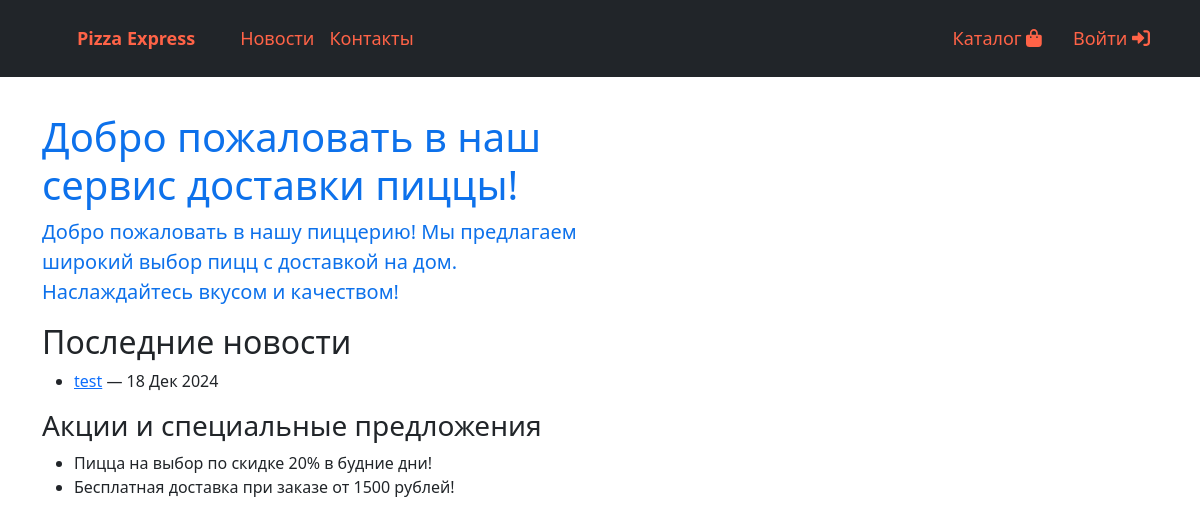
/, run on an earlier commit of the app's database.
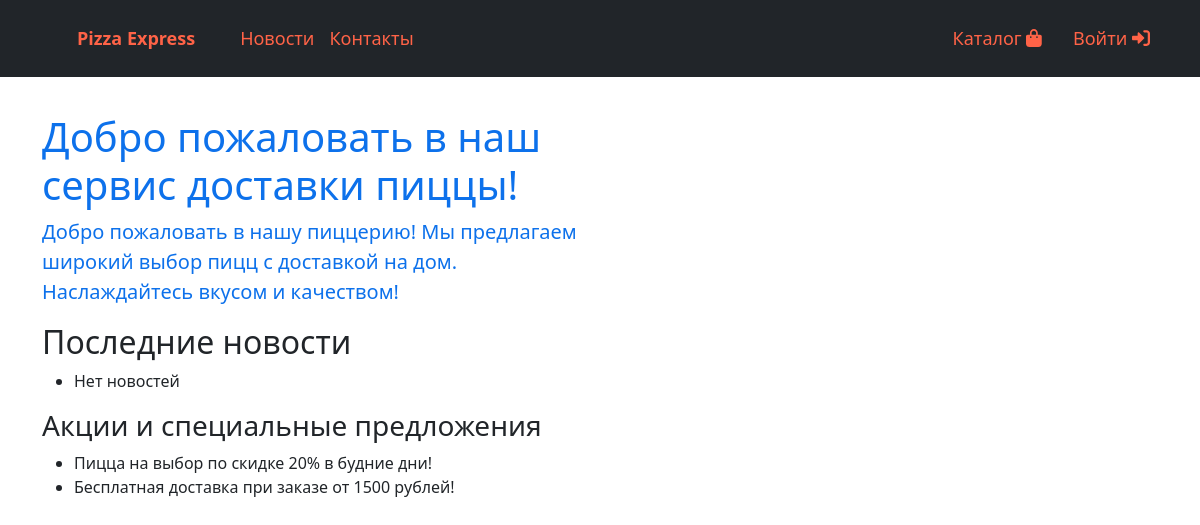
And on a later commit of the database.
### blog/models.py (models this page shows, shortened)
class Blog(models.Model):
    title = models.CharField(max_length=255)
    description = models.TextField()  # Добавь описание
    image = models.ImageField(upload_to='blog_images/', null=True, blank=True)  # Добавь изображение
    categories = models.CharField(max_length=255, null=True, blank=True)  # Добавь категории
    content = models.TextField()
    user = models.ForeignKey(
        settings.AUTH_USER_MODEL,
        on_delete=models.CASCADE
    )
    created_at = models.DateTimeField(auto_now_add=True)

### products/views.py (the view)
# urls.py: path('', products, name='index'),
def index(request):
    latest_news = Blog.objects.all().order_by('-created_at')[:3]
    context = {
        'latest_news': latest_news
    }
    return render(request, 'products/index.html', context)

### products/templates/products/index.html
{% extends 'products/base.html' %}
{% load static %}
{% block css %}
    <link href="{% static 'css/main.css' %}" rel="stylesheet" />
{% endblock %}
{% block content %}
<section>
    <div class="container">
        <div class="row">
            <div class="col-lg-6">
                <h1 class="title mt-3">Добро пожаловать в наш сервис доставки пиццы!</h1>
                <p class='description'>
                    Добро пожаловать в нашу пиццерию! Мы предлагаем широкий выбор пицц с доставкой на дом. Наслаждайтесь вкусом и качеством!
                </p>
                <h2>Последние новости</h2>
                <ul>
                    {% for blog in latest_news %}
                        <li>
                            <a href="{% url 'blog:detail' blog.id %}">{{ blog.title }}</a> — {{ blog.created_at|date:"d M Y" }}
                        </li>
                    {% empty %}
                        <li>Нет новостей</li>
                    {% endfor %}
                </ul>
                <h3>Акции и специальные предложения</h3>
                <ul>
                    <li>Пицца на выбор по скидке 20% в будние дни!</li>
                    <li>Бесплатная доставка при заказе от 1500 рублей!</li>
                </ul>
            </div>
        </div>
    </div>
</section>
{% endblock %}

What changed in the data, as far as the page shows it:
removed Blog: title "test", created_at "18 Дек 2024"
Also different on the page:
text now shown: "Нет новостей"
